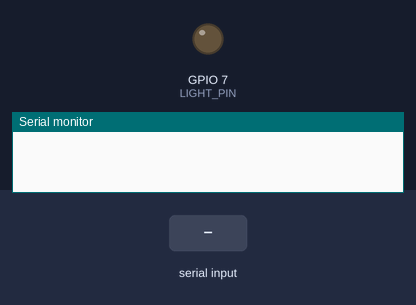
This sketch was run on a simulated ESP32-S3. On the bench: output pins drawn as LEDs (lit = HIGH), the last lines printed to the serial monitor. The test bench sets the inputs (shaded band).

Above: at 1.2 s.
1.3 s: "BUILDING\n" received over Serial
At 2.35 s:
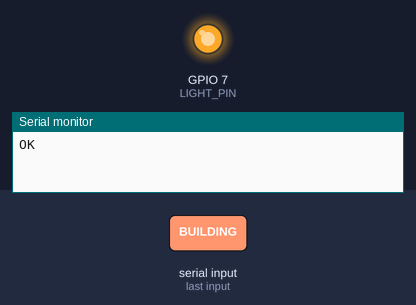
4.3 s: "BUILDING\n" received over Serial
7.3 s: "PING\n" received over Serial
Timing chart, 0 to 16.3 s (numbered marks = the images above; inputs shaded):
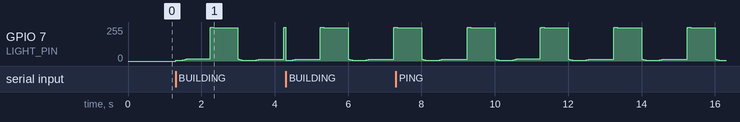

The sketch:

deploy_light.ino
```cpp
#include <Arduino.h>
#include <math.h>
#include <string.h>

namespace {

constexpr uint8_t LIGHT_PIN = 7;
constexpr uint32_t SERIAL_BAUD = 115200;
constexpr uint32_t PWM_FREQUENCY_HZ = 5000;
constexpr uint8_t PWM_RESOLUTION_BITS = 8;
constexpr uint8_t PWM_OFF = 0;
constexpr uint8_t PWM_FULL = 255;

constexpr uint32_t BUILDING_PERIOD_MS = 2000;
constexpr uint32_t SUCCESS_FLASH_STEP_MS = 100;
constexpr uint32_t SUCCESS_FLASH_SEQUENCE_MS = 600;
constexpr uint32_t SUCCESS_SOLID_MS = 2000;
constexpr uint32_t FAILURE_FLASH_STEP_MS = 100;
constexpr uint32_t FAILURE_DURATION_MS = 5000;

constexpr size_t MAX_COMMAND_LENGTH = 95;
constexpr uint8_t MAX_ARGUMENTS = 8;

enum class State : uint8_t {
  IDLE,
  BUILDING,
  SUCCESS,
  FAILURE,
};

struct ParsedCommand {
  char *name;
  char *arguments[MAX_ARGUMENTS];
  uint8_t argumentCount;
};

State currentState = State::IDLE;
uint32_t stateStartedAt = 0;
uint8_t currentDuty = PWM_OFF;
bool pwmAttached = false;

char serialBuffer[MAX_COMMAND_LENGTH + 1];
size_t serialLength = 0;
bool serialOverflow = false;

void setLight(uint8_t duty) {
  if (duty == currentDuty) {
    return;
  }

  currentDuty = duty;

  if (pwmAttached) {
    ledcWrite(LIGHT_PIN, duty);
    return;
  }

  digitalWrite(LIGHT_PIN, duty > PWM_OFF ? HIGH : LOW);
}

void enterState(State nextState, uint32_t now) {
  currentState = nextState;
  stateStartedAt = now;

  // Every transition takes ownership of the output immediately.
  switch (nextState) {
    case State::BUILDING:
      setLight(6);
      break;
    case State::SUCCESS:
    case State::FAILURE:
      setLight(PWM_FULL);
      break;
    case State::IDLE:
      setLight(PWM_OFF);
      break;
  }
}

bool parseCommand(char *line, ParsedCommand &command) {
  command = {nullptr, {nullptr}, 0};
  char *savePointer = nullptr;
  char *token = strtok_r(line, " \t", &savePointer);

  if (token == nullptr) {
    return false;
  }

  command.name = token;

  while ((token = strtok_r(nullptr, " \t", &savePointer)) != nullptr) {
    if (command.argumentCount >= MAX_ARGUMENTS) {
      return false;
    }

    command.arguments[command.argumentCount++] = token;
  }

  return true;
}

bool hasNoArguments(const ParsedCommand &command) {
  return command.argumentCount == 0;
}

void handleCommand(char *line, uint32_t now) {
  ParsedCommand command;

  if (!parseCommand(line, command)) {
    Serial.println("ERROR");
    return;
  }

  if (strcmp(command.name, "PING") == 0 && hasNoArguments(command)) {
    Serial.println("PONG");
    return;
  }

  if (strcmp(command.name, "OFF") == 0 && hasNoArguments(command)) {
    enterState(State::IDLE, now);
    Serial.println("OK");
    return;
  }

  if (strcmp(command.name, "BUILDING") == 0 && hasNoArguments(command)) {
    enterState(State::BUILDING, now);
    Serial.println("OK");
    return;
  }

  if (strcmp(command.name, "SUCCESS") == 0 && hasNoArguments(command)) {
    enterState(State::SUCCESS, now);
    Serial.println("OK");
    return;
  }

  if (strcmp(command.name, "FAILURE") == 0 && hasNoArguments(command)) {
    enterState(State::FAILURE, now);
    Serial.println("OK");
    return;
  }

  Serial.println("ERROR");
}

void readSerial(uint32_t now) {
  while (Serial.available() > 0) {
    const char incoming = static_cast<char>(Serial.read());

    if (incoming == '\r') {
      continue;
    }

    if (incoming == '\n') {
      if (serialOverflow) {
        Serial.println("ERROR");
      } else {
        serialBuffer[serialLength] = '\0';
        handleCommand(serialBuffer, now);
      }

      serialLength = 0;
      serialOverflow = false;
      continue;
    }

    if (serialOverflow) {
      continue;
    }

    if (incoming < 0x20 || incoming > 0x7e) {
      serialOverflow = true;
      continue;
    }

    if (serialLength >= MAX_COMMAND_LENGTH) {
      serialOverflow = true;
      continue;
    }

    serialBuffer[serialLength++] = incoming;
  }
}

void updateBuilding(uint32_t elapsed) {
  const uint32_t phaseMs = elapsed % BUILDING_PERIOD_MS;
  const float phase =
      static_cast<float>(phaseMs) / static_cast<float>(BUILDING_PERIOD_MS);
  const float wave = 0.5f - 0.5f * cosf(phase * TWO_PI);
  const float perceptualWave = wave * wave;
  const uint8_t duty =
      static_cast<uint8_t>(6.0f + perceptualWave * (PWM_FULL - 6));
  setLight(duty);
}

void updateSuccess(uint32_t elapsed, uint32_t now) {
  const uint32_t totalDuration =
      SUCCESS_FLASH_SEQUENCE_MS + SUCCESS_SOLID_MS;

  if (elapsed >= totalDuration) {
    enterState(State::IDLE, now);
    return;
  }

  if (elapsed < SUCCESS_FLASH_SEQUENCE_MS) {
    const bool isOn = (elapsed / SUCCESS_FLASH_STEP_MS) % 2 == 0;
    setLight(isOn ? PWM_FULL : PWM_OFF);
    return;
  }

  setLight(PWM_FULL);
}

void updateFailure(uint32_t elapsed, uint32_t now) {
  if (elapsed >= FAILURE_DURATION_MS) {
    enterState(State::IDLE, now);
    return;
  }

  const bool isOn = (elapsed / FAILURE_FLASH_STEP_MS) % 2 == 0;
  setLight(isOn ? PWM_FULL : PWM_OFF);
}

void updateAnimation(uint32_t now) {
  // Unsigned subtraction remains correct when millis() rolls over.
  const uint32_t elapsed = now - stateStartedAt;

  switch (currentState) {
    case State::BUILDING:
      updateBuilding(elapsed);
      break;
    case State::SUCCESS:
      updateSuccess(elapsed, now);
      break;
    case State::FAILURE:
      updateFailure(elapsed, now);
      break;
    case State::IDLE:
      setLight(PWM_OFF);
      break;
  }
}

}  // namespace

void setup() {
  pinMode(LIGHT_PIN, OUTPUT);
  digitalWrite(LIGHT_PIN, LOW);
  pwmAttached =
      ledcAttach(LIGHT_PIN, PWM_FREQUENCY_HZ, PWM_RESOLUTION_BITS);

  if (pwmAttached) {
    ledcWrite(LIGHT_PIN, PWM_OFF);
  }

  Serial.begin(SERIAL_BAUD);
  stateStartedAt = millis();
}

void loop() {
  const uint32_t now = millis();
  readSerial(now);
  updateAnimation(now);
}
```
